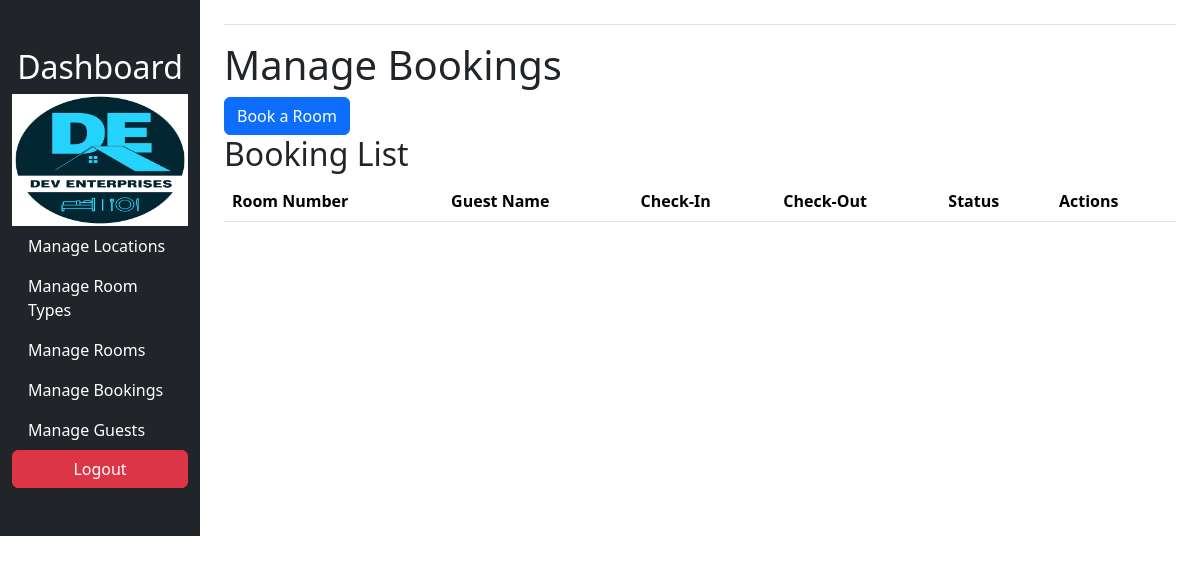
Page /admin/dashboard.php?page=manage_bookings (signed in) on the earlier database version.
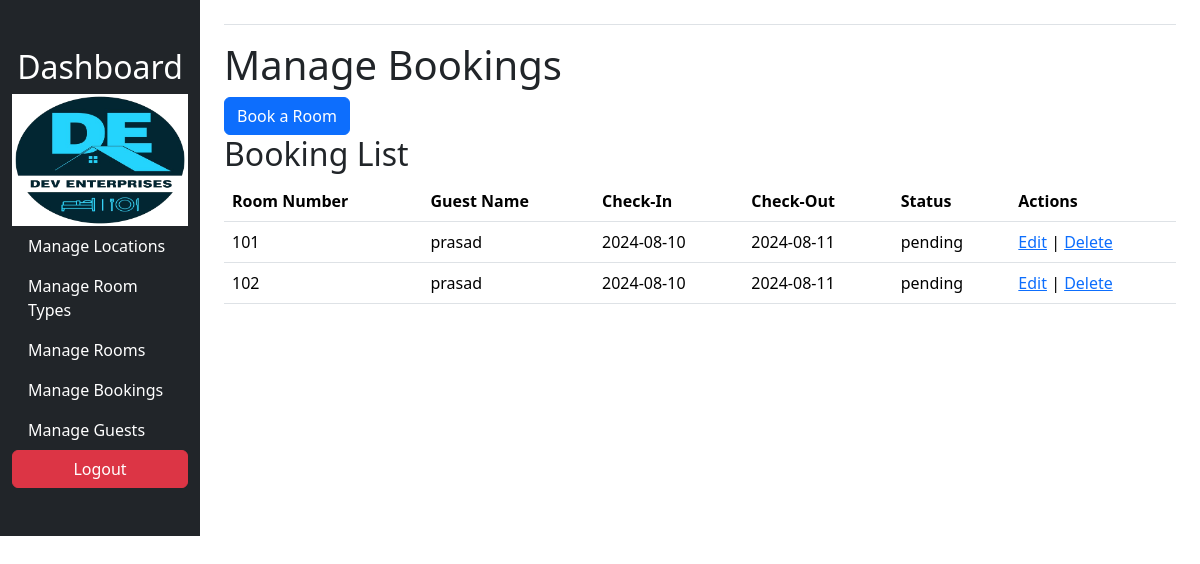
Same page on the later database version.
### tables this page shows
CREATE TABLE `bookings` (
  `id` int(11) NOT NULL,
  `room_id` int(11) NOT NULL,
  `guest_id` int(11) NOT NULL,
  `check_in` date NOT NULL,
  `check_out` date NOT NULL,
  `status` enum('pending','confirmed','cancelled') NOT NULL,
  `totalRooms` int(11) DEFAULT NULL,
  `totalGuest` int(11) DEFAULT NULL,
  `timestamp` varchar(100) DEFAULT NULL,
  `Price` double DEFAULT NULL
);

CREATE TABLE `rooms` (
  `id` int(11) NOT NULL,
  `room_number` varchar(50) NOT NULL,
  `location_id` int(11) NOT NULL,
  `type_id` int(11) NOT NULL,
  `price` decimal(10,2) NOT NULL,
  `status` enum('available','booked','maintenance','pending') NOT NULL
);

CREATE TABLE `guests` (
  `id` int(11) NOT NULL,
  `name` varchar(100) NOT NULL,
  `email` varchar(100) NOT NULL,
  `phone` varchar(15) NOT NULL
);

### admin/manage_bookings.php (the view, shortened to what this page needs)
<?php
require 'config.php';
?>
<!DOCTYPE html>
<html>
<head>
</head>
<body>
    <h1>Manage Bookings</h1>
    <button type="button" class="btn btn-primary" data-bs-toggle="modal" data-bs-target="#bookingModal">
        Book a Room
    </button>
    <h2>Booking List</h2>
    <table class="table">
        <tr>
            <th>Room Number</th>
            <th>Guest Name</th>
            <th>Check-In</th>
            <th>Check-Out</th>
            <th>Status</th>
            <th>Actions</th>
        </tr>
        <?php
        $bookings = $conn->query("SELECT bookings.*, rooms.room_number, guests.name as guest_name
                                  FROM bookings
                                  JOIN rooms ON bookings.room_id = rooms.id
                                  JOIN guests ON bookings.guest_id = guests.id");
        while ($row = $bookings->fetch_assoc()) { ?>
        <tr>
            <td>
                <?php echo $row['room_number']; ?>
            </td>
            <td>
                <?php echo $row['guest_name']; ?>
            </td>
            <td>
                <?php echo $row['check_in']; ?>
            </td>
            <td>
                <?php echo $row['check_out']; ?>
            </td>
            <td>
                <?php echo $row['status']; ?>
            </td>
            <td>
                <a href='#' data-bs-toggle="modal" data-bs-target="#bookingModal1"
                data-roomId="<?php echo $row['room_id']; ?>"
                data-guestId = "<?php echo $row['guest_id']; ?>"
                data-checkIn = "<?php echo $row['check_in']; ?>"
                data-checkOut = "<?php echo $row['check_out']; ?>"
                data-status = "<?php echo $row['status']; ?>"
                data-totalRooms = "<?php echo $row['totalRooms']; ?>"
                data-totalGuests = "<?php echo $row['totalGuest']; ?>"
                class="edit-booking"
                >Edit</a> |
                <a href='delete.php?delete=booking&id=<?php echo $row['id']; ?>'>Delete</a>
            </td>
        </tr>
        <?php } ?>
    </table>
</body>
</html>

### admin/dashboard.php (shortened to what this page needs)
<!DOCTYPE html>
<html lang="en">
<head>
</head>
<body>
    <div class="container-fluid">
        <div class="row h-100">
            <nav class="col-md-3 col-lg-2 d-md-block bg-dark sidebar py-5">
                <div class="position-sticky">
                    <ul class="nav flex-column">
                        <li class="navbar-brand">
                            <h1 class="h2 text-white text-center">Dashboard</h1>
                        </li>
                        <li class="navbar-brand bg-white ">
                            <img src="../img/main/logo.png" alt="img\main\logo.png"
                                class="navbar-logo w-100 d-block mx-auto">
                        </li>
                        <li class="nav-item">
                            <a class="nav-link text-white text-decoration-none active" aria-current="page"
                                href="dashboard.php?page=manage_locations">
                                Manage Locations
                            </a>
                        </li>
                        <li class="nav-item">
                            <a class="nav-link text-white text-decoration-none"
                                href="dashboard.php?page=manage_room_types">
                                Manage Room Types
                            </a>
                        </li>
                        <li class="nav-item">
                            <a class="nav-link text-white text-decoration-none" href="dashboard.php?page=manage_rooms">
                                Manage Rooms
                            </a>
                        </li>
                        <li class="nav-item">
                            <a class="nav-link text-white text-decoration-none"
                                href="dashboard.php?page=manage_bookings">
                                Manage Bookings
                            </a>
                        </li>
                        <li class="nav-item">
                            <a class="nav-link text-white text-decoration-none" href="dashboard.php?page=manage_guest">
                                Manage Guests
                            </a>
                        </li>
                        <li class="nav-item">
                            <a class="btn btn-danger d-block mx-auto" href="logout.php">
                                Logout
                            </a>
                        </li>
                    </ul>
                </div>
            </nav>
            <main class="col-md-9 ms-sm-auto col-lg-10 px-md-4">
                <div
                    class="d-flex justify-content-between flex-wrap flex-md-nowrap align-items-center pt-3 pb-2 mb-3 border-bottom">
                </div>
                <main id="view-panel">
                    <?php $page = isset($_GET['page']) ? $_GET['page'] : 'home'; ?>
                    <?php include $page . '.php' ?>
                </main>
            </main>
        </div>
    </div>
    <link href="https://cdn.jsdelivr.net/npm/bootstrap@5.3.3/dist/css/bootstrap.min.css" rel="stylesheet">
</body>
</html>

Differences in the rows shown:
added bookings: room.room_number "101", guest.name "prasad", check_in "2024-08-10", check_out "2024-08-11", status "pending"
added bookings: room.room_number "102", guest.name "prasad", check_in "2024-08-10", check_out "2024-08-11", status "pending"
